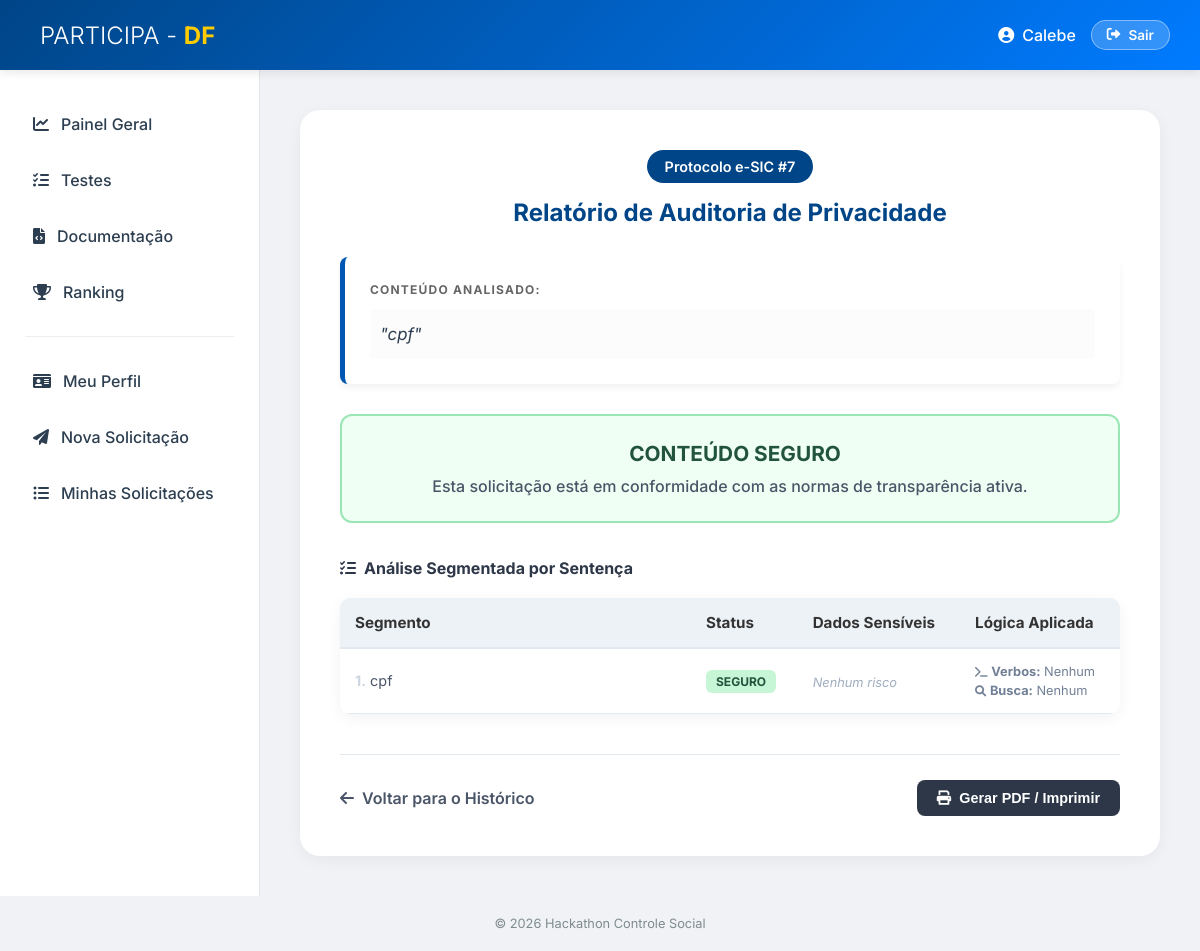
Screenshot of /detalhes_solicitacao/7 (signed in) with the database file from the repository.
### tables this page shows
CREATE TABLE solicitacoes
    (
        id
        INTEGER
        PRIMARY
        KEY
        AUTOINCREMENT,
        usuario_id
        INTEGER
        NOT
        NULL,
        texto
        TEXT
        NOT
        NULL,
        data_envio
        TIMESTAMP
        DEFAULT
        CURRENT_TIMESTAMP,
        FOREIGN
        KEY
                       (
        usuario_id
                       ) REFERENCES usuarios
                       (
                           id
                       ) );

### src/paginas/real/solicitacao.py (the view)
@solicitacao_bp.route("/detalhes_solicitacao/<int:solicitacao_id>")
@login_required
def detalhes_solicitacao(solicitacao_id):
    conn = sqlite3.connect(obter_caminho_banco())
    cursor = conn.cursor()
    cursor.execute("""
                   SELECT texto, data_envio
                   FROM solicitacoes
                   WHERE id = ?
                     AND usuario_id = ?
                   """, (solicitacao_id, session["user_id"]))
    resultado_db = cursor.fetchone()
    conn.close()
    if not resultado_db:
        flash("Solicitação não encontrada.", "error")
        return redirect(url_for("solicitacao.ver_solicitacoes"))
    texto_solicitacao = resultado_db[0]
    from src.utils.carregador import processar_index
    analise = processar_index(texto_solicitacao)
    return render_template(
        "real/pagina_detalhes_analise.html",
        id=solicitacao_id,
        texto=texto_solicitacao,
        resposta=analise
    )

### src/paginas/real/auth.py (called while the page is built)
def login_required(f):
    @wraps(f)
    def decorated_function(*args, **kwargs):
        if "user_id" not in session:  # Use 'user_id' aqui
            flash("Você precisa estar logado para acessar o perfil.", "error")
            return redirect(url_for("auth.login"))
        return f(*args, **kwargs)
    return decorated_function

### src/utils/banco.py (called while the page is built)
def obter_caminho_banco() -> str:
    base_dir = os.path.abspath(os.path.join(os.path.dirname(__file__), "..", ".."))
    dados_dir = os.path.join(base_dir, "dados")
    os.makedirs(dados_dir, exist_ok=True)
    return os.path.join(dados_dir, "banco.db")

### src/utils/texto.py (called while the page is built)
def normalizar_ao_retirar_acentuacao_e_cedilha(texto: str) -> str:
    nfkd = unicodedata.normalize("NFKD", texto)
    sem_acento = "".join([c for c in nfkd if not unicodedata.combining(c)])
    sem_acento = sem_acento.replace("ç", "c").replace("Ç", "C")
    return sem_acento.upper()

def limpar_texto(texto: str) -> str:
    apenas_letras_numeros = re.sub(r'[^A-Za-z0-9 ]+', '', texto)
    return apenas_letras_numeros.upper()

### templates/real/pagina_detalhes_analise.html (shortened to what this page needs)
{% extends "base.html" %}
{% block main %}
<section class="content">
    <div style="text-align:center; margin-bottom:30px;">
        <span class="badge" style="background-color: var(--primary); color: white; padding: 8px 18px; border-radius: 20px; font-size: 0.9rem; font-weight: 600;">
            Protocolo e-SIC #{{ id }}
        </span>
        <h2 style="color: var(--primary); font-weight: 700; margin-top: 15px;">Relatório de Auditoria de Privacidade</h2>
    </div>
    <div class="card-analise" style="background-color: #fff; border-left: 5px solid #0056b3; padding: 25px; margin-bottom: 30px; border-radius: 8px; box-shadow: 0 4px 6px rgba(0,0,0,0.05);">
        <h4 style="margin-bottom: 12px; color: #666; font-size: 0.75rem; text-transform: uppercase; letter-spacing: 1.2px; font-weight: 700;">Conteúdo Analisado:</h4>
        <p style="font-style: italic; font-size: 1.05rem; line-height: 1.8; color: #2c3e50; background: #fcfcfc; padding: 10px; border-radius: 4px;">
            "{{ texto }}"
        </p>
    </div>
    {% if resposta %}
        <div style="padding: 25px; border-radius: 12px; text-align: center; margin-bottom: 35px;
             background-color: {% if resposta.STATUS == 'True' %}#fff5f5{% else %}#f0fff4{% endif %};
             border: 2px solid {% if resposta.STATUS == 'True' %}#feb2b2{% else %}#9ae6b4{% endif %};">
            <h3 style="margin: 0; color: {% if resposta.STATUS == 'True' %}#c53030{% else %}#22543d{% endif %}; font-size: 1.3rem; display: flex; align-items: center; justify-content: center; gap: 10px;">
                {% if resposta.STATUS == 'True' %}
                    <i class="fas fa-exclamation-triangle"></i> RISCO DETECTADO
                {% else %}
                     CONTEÚDO SEGURO
                {% endif %}
            </h3>
            <p style="margin-top: 10px; color: #4a5568; font-weight: 500; font-size: 1rem;">
                {% if resposta.STATUS == 'True' %}
                    A análise identificou padrões que violam a política de privacidade (LGPD).
                {% else %}
                    Esta solicitação está em conformidade com as normas de transparência ativa.
                {% endif %}
            </p>
        </div>
        <h4 style="margin-bottom: 20px; font-weight: 700; color: #2d3748; display: flex; align-items: center; gap: 8px;">
            <i class="fas fa-list-check"></i> Análise Segmentada por Sentença
        </h4>
        <div style="overflow-x: auto; background: white; border-radius: 10px; box-shadow: var(--shadow);">
            <table class="table" style="width: 100%; border-collapse: collapse; min-width: 600px;">
                <thead>
                    <tr style="background-color: #edf2f7; text-align: left;">
                        <th style="padding: 15px; border-bottom: 2px solid #e2e8f0; width: 45%;">Segmento</th>
                        <th style="padding: 15px; border-bottom: 2px solid #e2e8f0;">Status</th>
                        <th style="padding: 15px; border-bottom: 2px solid #e2e8f0;">Dados Sensíveis</th>
                        <th style="padding: 15px; border-bottom: 2px solid #e2e8f0;">Lógica Aplicada</th>
                    </tr>
                </thead>
                <tbody>
                    {% for linha in resposta.linhas %}
                        <tr style="border-bottom: 1px solid #edf2f7;">
                            <td style="padding: 15px; color: #4a5568; font-size: 0.9rem; line-height: 1.5;">
                                <strong style="color: #cbd5e0;">{{ loop.index }}.</strong> {{ linha.texto }}
                            </td>
                            <td style="padding: 15px;">
                                {% if linha.status == "True" %}
                                    <span class="badge badge-danger" style="background: #feb2b2; color: #9b2c2c; padding: 4px 10px; border-radius: 6px; font-weight: bold; font-size: 0.75rem;">CRÍTICO</span>
                                {% else %}
                                    <span class="badge badge-success" style="background: #c6f6d5; color: #22543d; padding: 4px 10px; border-radius: 6px; font-weight: bold; font-size: 0.75rem;">SEGURO</span>
                                {% endif %}
                            </td>
                            <td style="padding: 15px;">
                                {% if linha.encontrados %}
                                    {% for dado in linha.encontrados %}
                                        <span style="display: inline-block; background: #edf2f7; color: #2d3748; padding: 2px 8px; border-radius: 4px; font-size: 0.75rem; margin: 2px; border: 1px solid #e2e8f0; font-weight: 600;">
                                            <i class="fas fa-fingerprint" style="font-size: 0.6rem;"></i> {{ dado }}
                                        </span>
                                    {% endfor %}
                                {% else %}
                                    <span style="color: #a0aec0; font-size: 0.8rem; font-style: italic;">Nenhum risco</span>
                                {% endif %}
                            </td>
                            <td style="padding: 15px; font-size: 0.8rem; color: #718096;">
                                <div style="margin-bottom: 4px;"><i class="fas fa-terminal" style="font-size: 0.7rem;"></i> <strong>Verbos:</strong> {{ linha.verbos | join(', ') if linha.verbos else 'Nenhum' }}</div>
                                <div><i class="fas fa-search" style="font-size: 0.7rem;"></i> <strong>Busca:</strong> {{ linha.interrogativas | join(', ') if linha.interrogativas else 'Nenhum' }}</div>
                            </td>
                        </tr>
                    {% endfor %}
                </tbody>
            </table>
        </div>
    {% endif %}
    <div style="margin-top: 40px; display: flex; justify-content: space-between; align-items: center; border-top: 1px solid #e2e8f0; padding-top: 25px;">
        <a href="{{ url_for('solicitacao.ver_solicitacoes') }}" class="btn-ghost" style="color: #4a5568; text-decoration: none; font-weight: 600; display: flex; align-items: center; gap: 8px;">
            <i class="fas fa-arrow-left"></i> Voltar para o Histórico
        </a>
        <button onclick="window.print()" class="btn-primary" style="background: #2d3748; color: white; border: none; padding: 10px 20px; border-radius: 8px; cursor: pointer; display: flex; align-items: center; gap: 8px; font-weight: 600;">
            <i class="fas fa-print"></i> Gerar PDF / Imprimir
        </button>
    </div>
</section>
{% endblock %}

### static/css/style.css (style rules this page uses)
:root { --primary: #004587; --secondary: #007bff; --success: #2ecc71; --danger: #e74c3c; --warning: #f1c40f; --bg-body: #f0f2f5; --sidebar-bg: #ffffff; --text-main: #2c3e50; --text-muted: #7f8c8d; --shadow: 0 4px 15px rgba(0,0,0,0.05); --transition: all 0.3s cubic-bezier(0.25, 0.8, 0.25, 1); }
* { margin: 0; padding: 0; box-sizing: border-box; }
body { font-family: 'Inter', sans-serif; background-color: var(--bg-body); color: var(--text-main); overflow-x: hidden; }
.btn-logout, .btn-login, .btn-primary { padding: 10px 20px; border-radius: 25px; text-decoration: none; font-weight: 600; font-size: 0.9rem; transition: var(--transition); border: none; cursor: pointer; display: inline-flex; align-items: center; gap: 8px; }
.btn-primary { background: var(--secondary); color: white; }
.table { width: 100%; border-collapse: collapse; font-size: 0.95rem; background-color: #fff; border-radius: 8px; overflow: hidden; box-shadow: 0 2px 6px rgba(0,0,0,0.05); }
.table thead { background-color: #f8f9fa; color: #333; font-weight: 600; }
.table th, .table td { padding: 14px 16px; text-align: left; border-bottom: 1px solid #e2e8f0; }
.badge { padding: 4px 10px; border-radius: 6px; font-size: 0.75rem; font-weight: 600; display: inline-block; }
.badge-success { background-color: #c6f6d5; color: #22543d; }

### rows the page displays
solicitacoes: texto "cpf", verbos "Nenhum", interrogativas "Nenhum"

### other values shown
{{ session.get('user_name', 'Usuário') }} "Calebe"
{{ id }} "7"
